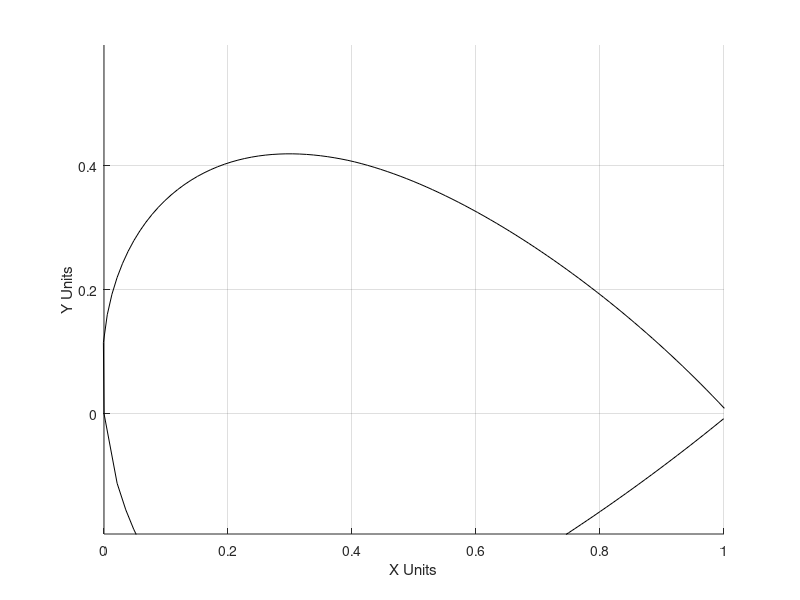

MATLAB code to generate this figure:

%Input Parameters
naca=2480;
TE=1;                       % 1 for open trailing edge and 2 for closed trailing edge
gridPoints=100;
gridtype=1;                     %1 for uniform and 2 for non-uniform



m=floor(naca/1000);
p=rem(floor((naca/100)),10);
t=rem(naca,100);


M = m/100;
P = p/10;
T = t/100;

a0 = 0.2969;
a1 = -0.1260;
a2 = -0.3516;
a3 = 0.2843;
if (TE == 1)
    a4 = -0.1015;                                                        % Open trailing edge
elseif (TE == 2)
    a4 = -0.1036;                                                           % Closed trailing edge
end


%X coordinate points
if (gridtype == 1)                                                       % Uniform spacing
    x = linspace(0,1,gridPoints)';
elseif (gridtype == 2)                                                   % Non-uniform spacing
    beta = linspace(0,pi,gridPoints)';
    x = (0.5*(1-cos(beta)));
end

% Camber line and camber line gradient
yc     = ones(gridPoints,1);
dyc_dx = ones(gridPoints,1);
theta  = ones(gridPoints,1);
for i = 1:1:gridPoints
    if (x(i) >= 0 && x(i) < P)
        yc(i)     = (M/P^2)*((2*P*x(i))-x(i)^2);
        dyc_dx(i) = ((2*M)/(P^2))*(P-x(i));
    elseif (x(i) >=P && x(i) <=1)
        yc(i)     = (M/(1-P)^2)*(1-(2*P)+(2*P*x(i))-(x(i)^2));
        dyc_dx(i) = ((2*M)/((1-P)^2))*(P-x(i));
    end
    theta(i) = atan(dyc_dx(i));
end


% Thickness distribution
yt = 5*T.*((a0.*sqrt(x)) + (a1.*x) + (a2.*x.^2) + (a3.*x.^3) + (a4.*x.^4));

% Upper surface points
xu = x(:)  - yt(:).*sin(theta);
yu = yc(:) + yt(:).*cos(theta);

% Lower surface points
xl = x(:) + yt(:).*sin(theta);
yl = yc(:) - yt(:).*cos(theta);

% Camber line X points
xc = x;


figure(1);
        cla; hold on; grid on;
        set(gcf,'Color','White');
         plot(xu,yu,'k-'); 
          plot(xl,yl,'k-');
          xlim([0 1]);
          %legend([p1,p2],{'Data 1','Data 2'});                                      % Add legend
xlabel('X Units');                                                          % Set X-label
ylabel('Y Units');

% Set Y-label
axis equal;                                                                 % Set axes equal
zoom reset;         

x_ae=xl(end:-1:1);
y_ae=yl(end:-1:1);

x_f=[xu ; x_ae];
y_f=[yu ; y_ae];
